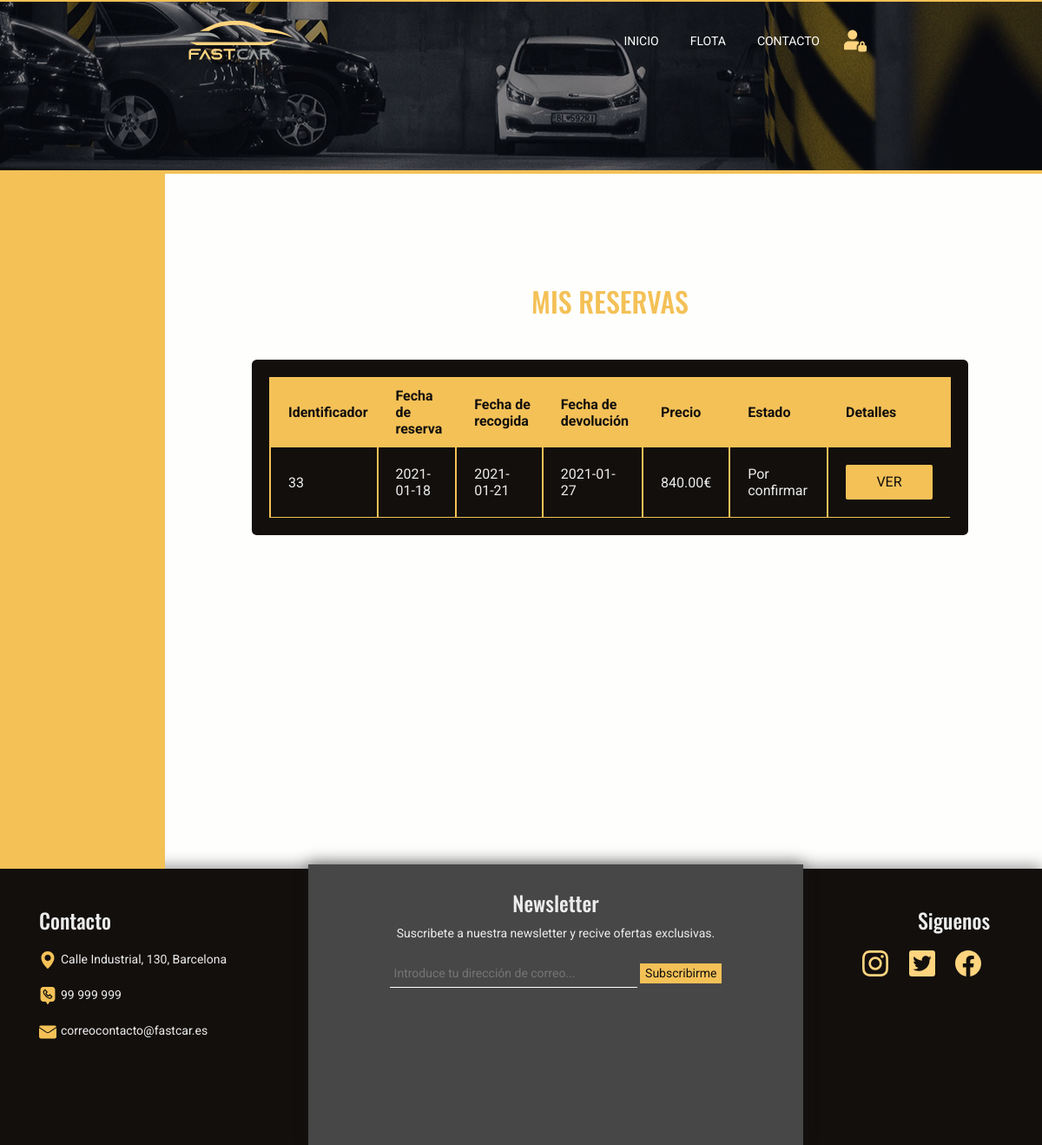
/reserva/mis_reservas (signed in), run on the app's committed database.
### tables this page shows
CREATE TABLE `reservas` (
  `reserva_id` int(255) NOT NULL,
  `usuario_id` int(255) NOT NULL,
  `vehiculo_id` int(255) NOT NULL,
  `fecha_reserva` date NOT NULL DEFAULT current_timestamp(),
  `fecha_inicio` date NOT NULL,
  `fecha_final` date NOT NULL,
  `dias_totales` int(255) NOT NULL,
  `coste_total` float(100,2) NOT NULL,
  `estado` varchar(20) NOT NULL DEFAULT 'Por confirmar'
);

### controllers/reservaController.php (called while the page is built, shortened)
<?php
require_once 'models/reserva.php';
    class reservaController{
        public function mis_reservas(){
            $usuario_id= $_SESSION['identity']->id;
            $reserva = new Reserva();
            $reserva->setUsuario_id($usuario_id);
            $reservas= $reserva->getAllByUser();
            require_once 'views/reserva/mis_reservas.php';
        }
    }

### config/db.php (called while the page is built)
<?php
class Database{
	public static function connect(){
		$db = new mysqli('localhost', 'root', '', 'alquiler_coches');
		$db->query("SET NAMES 'utf8'");
		return $db;
	}
}

### models/reserva.php (called while the page is built, shortened)
<?php
class Reserva{
    private $usuario_id;
    private $db;
    function __construct() {
        $this->db = Database::connect();
    }
    function getUsuario_id() {
        return $this->usuario_id;
    }
    function setUsuario_id($usuario_id) {
        $this->usuario_id = $usuario_id;
    }
    public function getAllByUser(){
        $sql = "SELECT * FROM reservas WHERE usuario_id = {$this->getUsuario_id()} ORDER BY reserva_id DESC";
        $reservas = $this->db->query($sql);
        return $reservas;
    }
}

### views/reserva/mis_reservas.php (the view, shortened to what this page needs)
<div class="bg-half bg-storage"></div>
<div class="row">
        <aside class="sidebar col-2">
      </aside>
    <section class="gestion col-10">
      <?php if (isset($gestion)=="true" && $gestion=="true"):?>
            <h1 class="text-center section-tittle my-5">Gestionar reservas</h1>
      <?php else: ?>
            <h1 class="text-center section-tittle my-5">Mis Reservas</h1>
      <?php endif; ?>
            <div class="mis-reservas">
                <div class="dark-wrapper">
                    <table class="table-dark">
                        <tr>
                            <th>Identificador</th>
                            <th>Fecha de reserva</th>
                            <th>Fecha de recogida</th>
                            <th>Fecha de devolución</th>
                            <th>Precio</th>
                            <th>Estado</th>
                            <th>Detalles</th>
                        </tr>
                        <?php while ($res = $reservas->fetch_object()):?>
                            <tr>
                                <td><?php echo $res->reserva_id; ?></td>
                                <td><?php echo $res->fecha_reserva; ?></td>
                                <td><?php echo $res->fecha_inicio; ?></td>
                                <td><?php echo $res->fecha_final; ?></td>
                                <td><?php echo $res->coste_total; ?>€</td>
                                <td><?php echo $res->estado; ?></td>
                                <td>
                                   <a href="<?= base_url ?>reserva/detalle&id=<?= $res->reserva_id ?>" class="btn btn-small btn-primary mt-0">Ver</a>
                                </td>
                            </tr>
                        <?php endwhile; ?>
                </table>
            </div>
        </div>
    </section>
</div>

### assets/css/style.css (style rules this page uses)
body { font-family: 'Roboto', sans-serif; font-size: 14px; background: #fefefd; }
h1, h2, h3, h4 { font-family: 'Oswald', sans-serif; }
a { color: inherit !important; }
.section-tittle { text-transform: uppercase; font-size: 2rem; color: #f4c157; }
.btn { min-width: 240px; padding: 8px 25px !important; border-radius: 2px !important; text-transform: uppercase; }
.btn-small { min-width: 100px; }
.btn-primary { background: #f4c157 !important; color: #120f0d !important; border: none !important; }
.bg-half { height: 25vh; }
.bg-storage { background: linear-gradient(rgba(4, 4, 11, 0.45), rgba(4, 4, 11, 0.45)), url("../img/parking.jpg") no-repeat center 65%; border-bottom: inset 4px #f4c157; }
.dark-wrapper { padding: 20px; width: fit-content; margin: 44px auto; background: #120f0d; border-radius: .35rem; }
.table-dark { min-width: 500px; background: #120f0d; padding: 44px; }
.table-dark th, .table-dark td { padding: 10px 10px 10px 20px; }
.table-dark th { border: 2px solid #f4c157; background: #f4c157; color: #120f0d; }
.table-dark td { border-left: 2px solid #f4c157; border-bottom: 1px solid #f4c157; color: #ececec; padding: 20px; }
.sidebar { position: sticky; width: 20%; min-height: 100vh; background: #f4c157; font-size: 0.9em; }
.gestion { padding: 80px 100px; width: 80%; float: right; }
.dark-wrapper .btn { margin-top: 44px; }

### data on the page
reservas: reserva_id "33", fecha_reserva "2021-01-18", fecha_inicio "2021-01-21", fecha_final "2021-01-27", coste_total "840.00", estado "Por confirmar"
